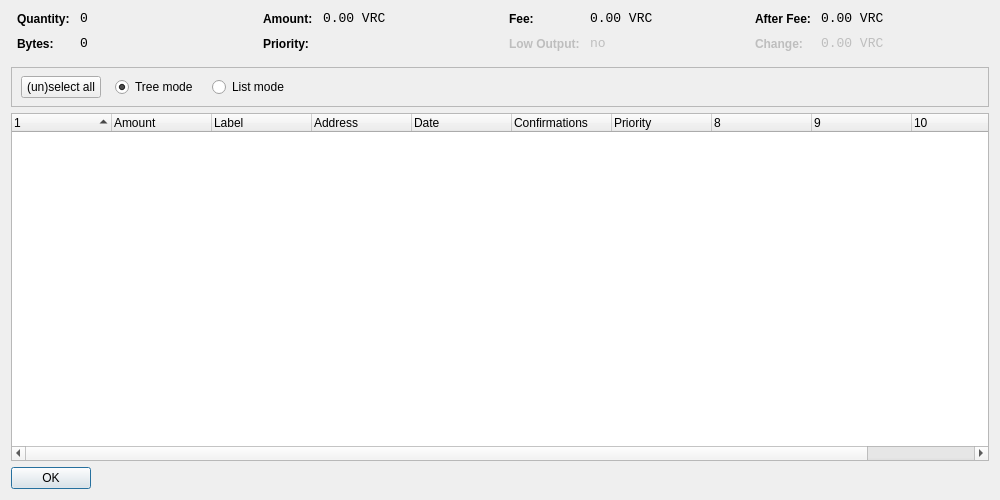
<?xml version="1.0" encoding="UTF-8"?>
<ui version="4.0">
 <class>CoinControlDialog</class>
 <widget class="QDialog" name="CoinControlDialog">
  <property name="geometry">
   <rect>
    <x>0</x>
    <y>0</y>
    <width>1000</width>
    <height>500</height>
   </rect>
  </property>
  <property name="windowTitle">
   <string>Coin Control</string>
  </property>
  <layout class="QVBoxLayout" name="verticalLayout">
   <item>
    <layout class="QHBoxLayout" name="horizontalLayoutTop" stretch="0,0,0,0">
     <property name="topMargin">
      <number>0</number>
     </property>
     <property name="bottomMargin">
      <number>10</number>
     </property>
     <item>
      <layout class="QFormLayout" name="formLayoutCoinControl1">
       <property name="horizontalSpacing">
        <number>10</number>
       </property>
       <property name="verticalSpacing">
        <number>10</number>
       </property>
       <property name="leftMargin">
        <number>6</number>
       </property>
       <property name="rightMargin">
        <number>6</number>
       </property>
       <item row="0" column="0">
        <widget class="QLabel" name="labelCoinControlQuantityText">
         <property name="styleSheet">
          <string notr="true">font-weight:bold;</string>
         </property>
         <property name="text">
          <string>Quantity:</string>
         </property>
        </widget>
       </item>
       <item row="0" column="1">
        <widget class="QLabel" name="labelCoinControlQuantity">
         <property name="font">
          <font>
           <family>Monospace</family>
           <pointsize>10</pointsize>
          </font>
         </property>
         <property name="cursor">
          <cursorShape>IBeamCursor</cursorShape>
         </property>
         <property name="contextMenuPolicy">
          <enum>Qt::ActionsContextMenu</enum>
         </property>
         <property name="text">
          <string>0</string>
         </property>
         <property name="textInteractionFlags">
          <set>Qt::LinksAccessibleByMouse|Qt::TextSelectableByKeyboard|Qt::TextSelectableByMouse</set>
         </property>
        </widget>
       </item>
       <item row="1" column="0">
        <widget class="QLabel" name="labelCoinControlBytesText">
         <property name="styleSheet">
          <string notr="true">font-weight:bold;</string>
         </property>
         <property name="text">
          <string>Bytes:</string>
         </property>
        </widget>
       </item>
       <item row="1" column="1">
        <widget class="QLabel" name="labelCoinControlBytes">
         <property name="font">
          <font>
           <family>Monospace</family>
           <pointsize>10</pointsize>
          </font>
         </property>
         <property name="cursor">
          <cursorShape>IBeamCursor</cursorShape>
         </property>
         <property name="contextMenuPolicy">
          <enum>Qt::ActionsContextMenu</enum>
         </property>
         <property name="text">
          <string>0</string>
         </property>
         <property name="textInteractionFlags">
          <set>Qt::LinksAccessibleByMouse|Qt::TextSelectableByKeyboard|Qt::TextSelectableByMouse</set>
         </property>
        </widget>
       </item>
      </layout>
     </item>
     <item>
      <layout class="QFormLayout" name="formLayoutCoinControl2">
       <property name="horizontalSpacing">
        <number>10</number>
       </property>
       <property name="verticalSpacing">
        <number>10</number>
       </property>
       <property name="leftMargin">
        <number>6</number>
       </property>
       <property name="rightMargin">
        <number>6</number>
       </property>
       <item row="0" column="0">
        <widget class="QLabel" name="labelCoinControlAmountText">
         <property name="styleSheet">
          <string notr="true">font-weight:bold;</string>
         </property>
         <property name="text">
          <string>Amount:</string>
         </property>
        </widget>
       </item>
       <item row="0" column="1">
        <widget class="QLabel" name="labelCoinControlAmount">
         <property name="font">
          <font>
           <family>Monospace</family>
           <pointsize>10</pointsize>
          </font>
         </property>
         <property name="cursor">
          <cursorShape>IBeamCursor</cursorShape>
         </property>
         <property name="contextMenuPolicy">
          <enum>Qt::ActionsContextMenu</enum>
         </property>
         <property name="text">
          <string>0.00 VRC</string>
         </property>
         <property name="textInteractionFlags">
          <set>Qt::LinksAccessibleByMouse|Qt::TextSelectableByKeyboard|Qt::TextSelectableByMouse</set>
         </property>
        </widget>
       </item>
       <item row="1" column="0">
        <widget class="QLabel" name="labelCoinControlPriorityText">
         <property name="styleSheet">
          <string notr="true">font-weight:bold;</string>
         </property>
         <property name="text">
          <string>Priority:</string>
         </property>
        </widget>
       </item>
       <item row="1" column="1">
        <widget class="QLabel" name="labelCoinControlPriority">
         <property name="font">
          <font>
           <family>Monospace</family>
           <pointsize>10</pointsize>
          </font>
         </property>
         <property name="cursor">
          <cursorShape>IBeamCursor</cursorShape>
         </property>
         <property name="contextMenuPolicy">
          <enum>Qt::ActionsContextMenu</enum>
         </property>
         <property name="text">
          <string/>
         </property>
         <property name="textInteractionFlags">
          <set>Qt::LinksAccessibleByMouse|Qt::TextSelectableByKeyboard|Qt::TextSelectableByMouse</set>
         </property>
        </widget>
       </item>
      </layout>
     </item>
     <item>
      <layout class="QFormLayout" name="formLayoutCoinControl3">
       <property name="horizontalSpacing">
        <number>10</number>
       </property>
       <property name="verticalSpacing">
        <number>10</number>
       </property>
       <property name="leftMargin">
        <number>6</number>
       </property>
       <property name="rightMargin">
        <number>6</number>
       </property>
       <item row="0" column="0">
        <widget class="QLabel" name="labelCoinControlFeeText">
         <property name="styleSheet">
          <string notr="true">font-weight:bold;</string>
         </property>
         <property name="text">
          <string>Fee:</string>
         </property>
        </widget>
       </item>
       <item row="0" column="1">
        <widget class="QLabel" name="labelCoinControlFee">
         <property name="font">
          <font>
           <family>Monospace</family>
           <pointsize>10</pointsize>
          </font>
         </property>
         <property name="cursor">
          <cursorShape>IBeamCursor</cursorShape>
         </property>
         <property name="contextMenuPolicy">
          <enum>Qt::ActionsContextMenu</enum>
         </property>
         <property name="text">
          <string>0.00 VRC</string>
         </property>
         <property name="textInteractionFlags">
          <set>Qt::LinksAccessibleByMouse|Qt::TextSelectableByKeyboard|Qt::TextSelectableByMouse</set>
         </property>
        </widget>
       </item>
       <item row="1" column="0">
        <widget class="QLabel" name="labelCoinControlLowOutputText">
         <property name="enabled">
          <bool>false</bool>
         </property>
         <property name="styleSheet">
          <string notr="true">font-weight:bold;</string>
         </property>
         <property name="text">
          <string>Low Output:</string>
         </property>
        </widget>
       </item>
       <item row="1" column="1">
        <widget class="QLabel" name="labelCoinControlLowOutput">
         <property name="enabled">
          <bool>false</bool>
         </property>
         <property name="font">
          <font>
           <family>Monospace</family>
           <pointsize>10</pointsize>
          </font>
         </property>
         <property name="cursor">
          <cursorShape>IBeamCursor</cursorShape>
         </property>
         <property name="contextMenuPolicy">
          <enum>Qt::ActionsContextMenu</enum>
         </property>
         <property name="text">
          <string>no</string>
         </property>
         <property name="textInteractionFlags">
          <set>Qt::LinksAccessibleByMouse|Qt::TextSelectableByKeyboard|Qt::TextSelectableByMouse</set>
         </property>
        </widget>
       </item>
      </layout>
     </item>
     <item>
      <layout class="QFormLayout" name="formLayoutCoinControl4">
       <property name="horizontalSpacing">
        <number>10</number>
       </property>
       <property name="verticalSpacing">
        <number>10</number>
       </property>
       <property name="leftMargin">
        <number>6</number>
       </property>
       <property name="rightMargin">
        <number>6</number>
       </property>
       <item row="0" column="0">
        <widget class="QLabel" name="labelCoinControlAfterFeeText">
         <property name="styleSheet">
          <string notr="true">font-weight:bold;</string>
         </property>
         <property name="text">
          <string>After Fee:</string>
         </property>
        </widget>
       </item>
       <item row="0" column="1">
        <widget class="QLabel" name="labelCoinControlAfterFee">
         <property name="font">
          <font>
           <family>Monospace</family>
           <pointsize>10</pointsize>
          </font>
         </property>
         <property name="cursor">
          <cursorShape>IBeamCursor</cursorShape>
         </property>
         <property name="contextMenuPolicy">
          <enum>Qt::ActionsContextMenu</enum>
         </property>
         <property name="text">
          <string>0.00 VRC</string>
         </property>
         <property name="textInteractionFlags">
          <set>Qt::LinksAccessibleByMouse|Qt::TextSelectableByKeyboard|Qt::TextSelectableByMouse</set>
         </property>
        </widget>
       </item>
       <item row="1" column="0">
        <widget class="QLabel" name="labelCoinControlChangeText">
         <property name="enabled">
          <bool>false</bool>
         </property>
         <property name="styleSheet">
          <string notr="true">font-weight:bold;</string>
         </property>
         <property name="text">
          <string>Change:</string>
         </property>
        </widget>
       </item>
       <item row="1" column="1">
        <widget class="QLabel" name="labelCoinControlChange">
         <property name="enabled">
          <bool>false</bool>
         </property>
         <property name="font">
          <font>
           <family>Monospace</family>
           <pointsize>10</pointsize>
          </font>
         </property>
         <property name="cursor">
          <cursorShape>IBeamCursor</cursorShape>
         </property>
         <property name="contextMenuPolicy">
          <enum>Qt::ActionsContextMenu</enum>
         </property>
         <property name="text">
          <string>0.00 VRC</string>
         </property>
         <property name="textInteractionFlags">
          <set>Qt::LinksAccessibleByMouse|Qt::TextSelectableByKeyboard|Qt::TextSelectableByMouse</set>
         </property>
        </widget>
       </item>
      </layout>
     </item>
    </layout>
   </item>
   <item>
    <widget class="QFrame" name="frame">
     <property name="minimumSize">
      <size>
       <width>0</width>
       <height>40</height>
      </size>
     </property>
     <property name="frameShape">
      <enum>QFrame::StyledPanel</enum>
     </property>
     <property name="frameShadow">
      <enum>QFrame::Sunken</enum>
     </property>
     <widget class="QWidget" name="horizontalLayoutWidget">
      <property name="geometry">
       <rect>
        <x>10</x>
        <y>0</y>
        <width>781</width>
        <height>41</height>
       </rect>
      </property>
      <layout class="QHBoxLayout" name="horizontalLayoutPanel" stretch="0,0,0,0,0">
       <property name="spacing">
        <number>14</number>
       </property>
       <item>
        <widget class="QPushButton" name="pushButtonSelectAll">
         <property name="sizePolicy">
          <sizepolicy hsizetype="Maximum" vsizetype="Fixed">
           <horstretch>0</horstretch>
           <verstretch>0</verstretch>
          </sizepolicy>
         </property>
         <property name="text">
          <string>(un)select all</string>
         </property>
        </widget>
       </item>
       <item>
        <widget class="QRadioButton" name="radioTreeMode">
         <property name="sizePolicy">
          <sizepolicy hsizetype="Maximum" vsizetype="Fixed">
           <horstretch>0</horstretch>
           <verstretch>0</verstretch>
          </sizepolicy>
         </property>
         <property name="text">
          <string>Tree mode</string>
         </property>
         <property name="checked">
          <bool>true</bool>
         </property>
        </widget>
       </item>
       <item>
        <widget class="QRadioButton" name="radioListMode">
         <property name="sizePolicy">
          <sizepolicy hsizetype="Maximum" vsizetype="Fixed">
           <horstretch>0</horstretch>
           <verstretch>0</verstretch>
          </sizepolicy>
         </property>
         <property name="text">
          <string>List mode</string>
         </property>
        </widget>
       </item>
       <item>
        <spacer name="horizontalSpacer">
         <property name="orientation">
          <enum>Qt::Horizontal</enum>
         </property>
         <property name="sizeHint" stdset="0">
          <size>
           <width>40</width>
           <height>20</height>
          </size>
         </property>
        </spacer>
       </item>
      </layout>
     </widget>
    </widget>
   </item>
   <item>
    <widget class="CoinControlTreeWidget" name="treeWidget">
     <property name="contextMenuPolicy">
      <enum>Qt::CustomContextMenu</enum>
     </property>
     <property name="sortingEnabled">
      <bool>false</bool>
     </property>
     <property name="columnCount">
      <number>11</number>
     </property>
     <attribute name="headerShowSortIndicator" stdset="0">
      <bool>true</bool>
     </attribute>
     <attribute name="headerStretchLastSection">
      <bool>false</bool>
     </attribute>
     <column>
      <property name="text">
       <string/>
      </property>
     </column>
     <column>
      <property name="text">
       <string>Amount</string>
      </property>
     </column>
     <column>
      <property name="text">
       <string>Label</string>
      </property>
     </column>
     <column>
      <property name="text">
       <string>Address</string>
      </property>
     </column>
     <column>
      <property name="text">
       <string>Date</string>
      </property>
     </column>
     <column>
      <property name="text">
       <string>Confirmations</string>
      </property>
      <property name="toolTip">
       <string>Confirmed</string>
      </property>
     </column>
     <column>
      <property name="text">
       <string>Priority</string>
      </property>
     </column>
     <column>
      <property name="text">
       <string/>
      </property>
     </column>
     <column>
      <property name="text">
       <string/>
      </property>
     </column>
     <column>
      <property name="text">
       <string/>
      </property>
     </column>
     <column>
      <property name="text">
       <string/>
      </property>
     </column>
    </widget>
   </item>
   <item>
    <widget class="QDialogButtonBox" name="buttonBox">
     <property name="sizePolicy">
      <sizepolicy hsizetype="Maximum" vsizetype="Fixed">
       <horstretch>0</horstretch>
       <verstretch>0</verstretch>
      </sizepolicy>
     </property>
     <property name="orientation">
      <enum>Qt::Horizontal</enum>
     </property>
     <property name="standardButtons">
      <set>QDialogButtonBox::Ok</set>
     </property>
    </widget>
   </item>
  </layout>
 </widget>
 <customwidgets>
  <customwidget>
   <class>CoinControlTreeWidget</class>
   <extends>QTreeWidget</extends>
   <header>coincontroltreewidget.h</header>
  </customwidget>
 </customwidgets>
 <resources/>
 <connections/>
</ui>
